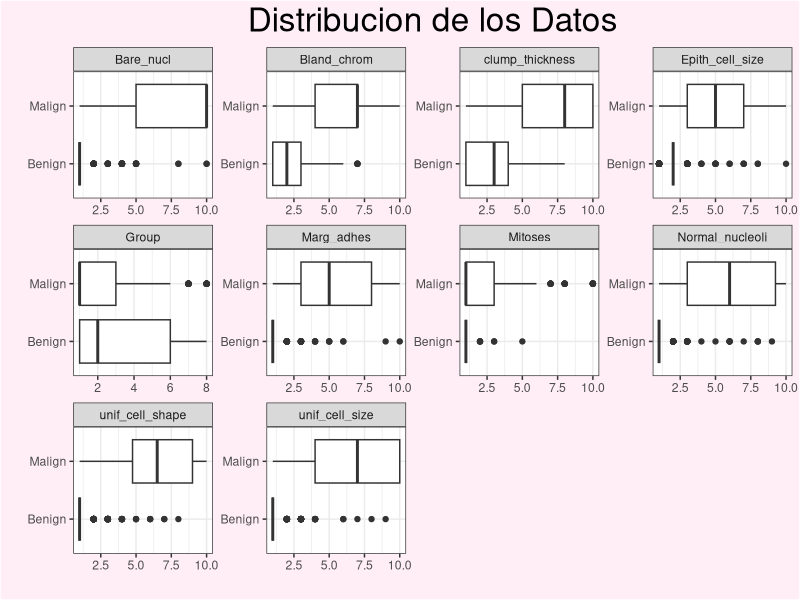
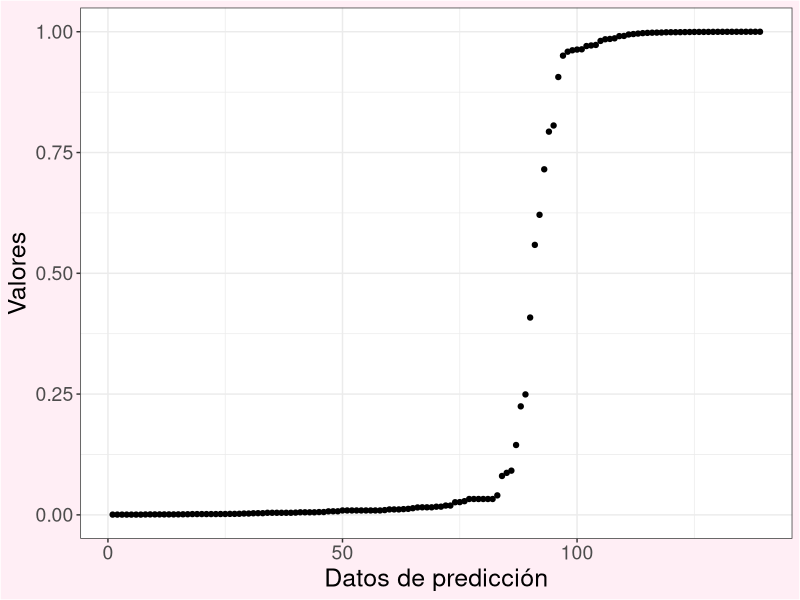
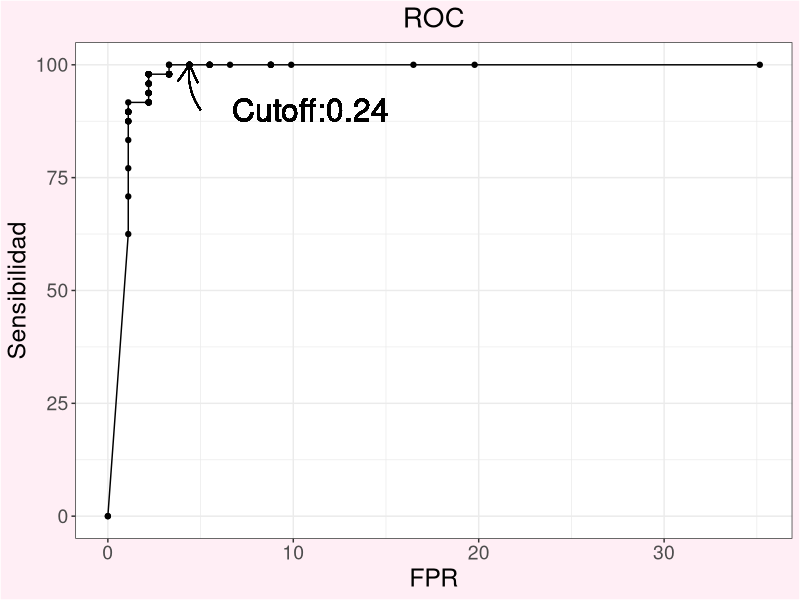
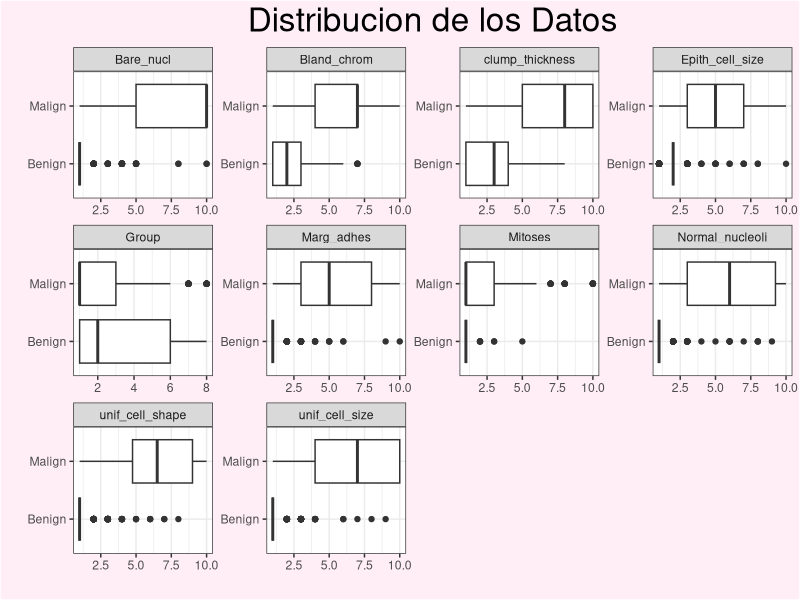
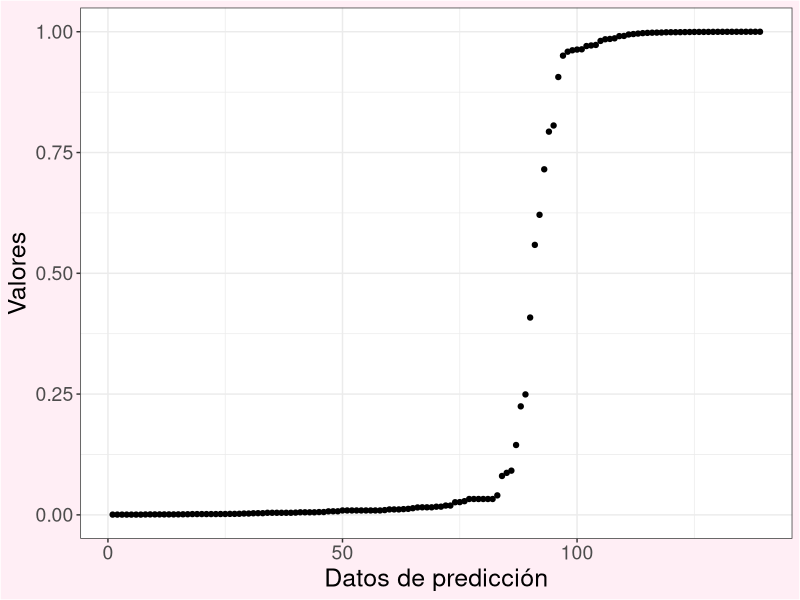
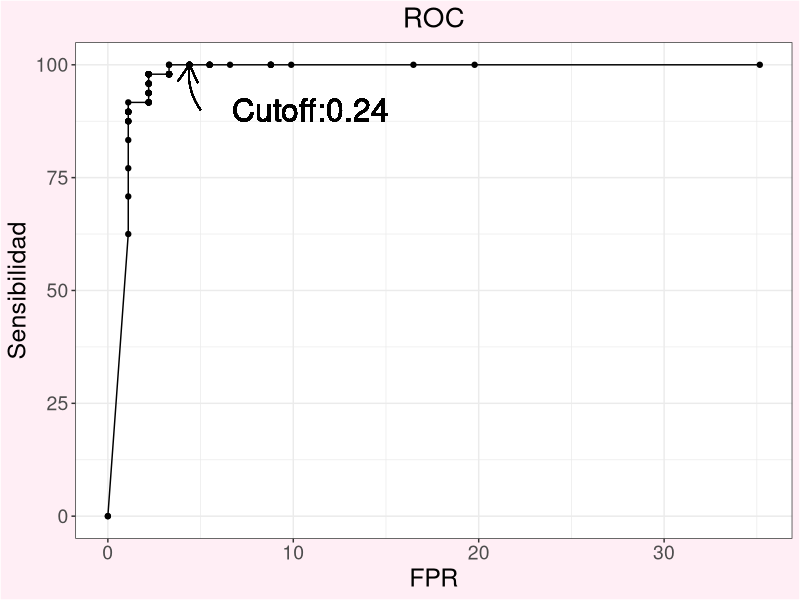

Generate these figures, in order, with R:
## ---- chunk 1
library(tidyverse)
library(ggplot2)
library(dplyr)
library(stringr)
library(MASS)
library(pROC)
## ---- chunk 2
raw_train=read.csv("../data/Breast_Cancer_train.data",sep = "_",header = FALSE)
raw_test <- read.csv("../data/Breast_Cancer_test_completo.csv")
## ---- chunk 3
#Funcion para extraer moda de un vector
moda=function(vector){
  return(as.numeric(names(which.max(table(unique(vector))))))
}

#Funcion para sacar los valores unicos que de un factor que superen mas del 10% de los valores totales, los cuales
#consideraremos como los autenticos valores del factor
factores=function(vector){
  threshold=round(length(vector))/10
  return(names(table(vector)[table(vector)>threshold]))
}

## ---- chunk 4

limpiar2=function(df,target){
  #Este vector almacenara filas que luego eliminaremos
  eliminar=vector()
  #Este for iterara por las columnas del data frame
  for (k in 2:length(colnames(df))){
    #Si la columna es numerica entra un for que itera por los datos de esa columna y cambia los datos si cumplen 
    #unas condiciones
    if (is.numeric(df[,k])==TRUE){

      for (r in 1:length(row.names(df))){
        #Si son NA los sustituye por la media de los valores de esa columna que no son NA.
        if (is.na(df[r,k])==1){

          df[r,k] <-round(mean(df[,k][is.na(df[,k])==0]))
        #Si son mayores de 10 asumimos que el segundo numero es erroneo. Dividimos por 10 y redondeamos.
        }else if(df[r,k]>10){
          df[r,k] <- round(df[r,k]/10)
        #Si son menores de 0 las conviertes en positivo
        }else if (df[r,k]<0){
          df[r,k]=-df[r,k]
        }
      }
    #Si en cambio esa columna es un factor habra codigio extra
    }else if(is.factor(df[,k])==TRUE){

      #Sacaremos los valores unicos que superen mas de X counts, que asumimos que son los niveles adecuados de 
      #ese factor
      levl=factores(df[,k])

      #transformamos en numerico la columna para poder operar
      df[,k] <- as.numeric(as.character(df[,k]))
      #El for itera por los valores de la columna
      for (r in 1:length(row.names(df))){
        if (is.na(df[r,k])==1){
          #Si es na lo sustituimos por la moda, ya que la media nos podria dar valores que no fuesen uno de los
          #niveles
          df[r,k] <-moda(df[,k][is.na(df[,k])==0])
          #Si es mayor de 10 dividimos por 10 y redondeamos igual que en el otro for
        }else if(df[r,k]>10){
          df[r,k] <- round(df[r,k]/10)
          #Si es un valor que no corresponde a los niveles del factor lo sustituyo por la moda.Si esa columna es el factor que queremos predecir la metemos el la lista de                 #eliminar ya que imputar tu target no seria adecuado
        }else if (!(df[r,k] %in% levl)){
          df[r,k] <-moda(df[,k][is.na(df[,k])==0])
          if (colnames(df)[k]==target){
            eliminar=append(eliminar,r) 
          }
         
        }
      }
      #lo vuelvo a convertir en factor
      df[,k] <- as.factor(df[,k])
      #le añado los niveles
      levels(df[,k]) <- levl
      
    }
    
  }
  
  df=df[!(seq(1,length(rownames(df))) %in% eliminar),]
    
  return(df)
}

## ---- chunk 5
#Arreglamos el train dataset
train_complete <- raw_train %>% mutate_all(~ str_replace_all(., "h", ""))
train_complete  <- as.data.frame(lapply(train_complete, as.numeric))
train_complete[,12] <- as.factor(train_complete[,12])
colnames(train_complete)=c("ID","clump_thickness","unif_cell_size","unif_cell_shape","Marg_adhes","Epith_cell_size","Bare_nucl","Bland_chrom","Normal_nucleoli","Mitoses","Group","class")
train_complete <- limpiar2(train_complete,"class")

#Arreglamos el test dataset
test_complete <- as.data.frame(lapply(raw_test,as.numeric))
test_complete[,12] <- as.factor(test_complete[,12])
colnames(test_complete)=c("ID","clump_thickness","unif_cell_size","unif_cell_shape","Marg_adhes","Epith_cell_size","Bare_nucl","Bland_chrom","Normal_nucleoli","Mitoses","Group","class")
test_complete <- limpiar2(test_complete,"class")

#Les cambiamos los niveles a las columnas del factor "class"
levels(train_complete$class) <- c("Benign","Malign")
levels(test_complete$class) <- c("Benign","Malign")

## ---- chunk 6
#Transformamos en formato long todas las variables menos "class"
train_long <- train_complete %>% dplyr::select(,-ID) %>% pivot_longer(cols=colnames(train_complete)[colnames(train_complete)!=c("ID","class")],names_to = "variable")

#Hacemos un grid con un boxplot para cada variable comparando las muestras "malign" y "benign"
distribucion_datos <- ggplot(train_long, aes(x=value,y=class)) +
  geom_boxplot()+
  facet_wrap(~variable, scales = "free",)+
  ggtitle("Distribucion de los Datos")+
  ylab("")+
  xlab("")+
  theme_bw()+
  theme(plot.title = element_text(hjust = 0.5, size = 24),plot.background = element_rect(rgb(255, 238, 245 , maxColorValue = 255)),)

png(filename = "../graphs/data_distribution.png",units = "cm",height = 15,width = 20,res = 500)
distribucion_datos
dev.off()
distribucion_datos
## ---- chunk 7
## Barajamos las filas del dataframe
train_complete<- train_complete[sample(1:length(row_number(train_complete))),]

tercio <- round(length(row_number(train_complete))/3)

##Dividimos el dataframe el tres partes con el mismo numero de filas
train_group1 <- train_complete[1:tercio,]
train_group2 <- train_complete[(tercio+1):(tercio*2),]
train_group3 <- train_complete[((tercio*2)+1):length(row_number(train_complete)),]

#Hacemos los distintos grupos para el cross validation
train_1=rbind(train_group1,train_group2)
test_1=train_group3

train_2=rbind(train_group1,train_group3)
test_2=train_group2

train_3=rbind(train_group3,train_group2)
test_3=train_group1
## ---- chunk 8
#El pvalue threshold por defecto es 0.05 pero se puede cambiar
stepwise_down=function(df,prediccion,p_value_threshold=0.05){
  i=1
  #Esta parte crea la formula inicial que se usara en el glm
  formula=paste0(prediccion,"~")
  resto_variables <-  colnames(df)[!(colnames(df)==prediccion)]
  for (name in 1:(length(resto_variables))){
    if (name==1){
      formula=paste0(formula,resto_variables[name])
    }else{
      formula=paste(formula,resto_variables[name],sep="+")
    }
    
  }
  
  #Inicializamos el for donde iremos quitando creando un glm y quitando la variable menos significativa en cada bucle
  for (step in 1:100){
    #Hacemos el glm
    modelo=glm(formula,df,family=(binomial(link="logit")))
    resumen=summary(modelo)
    lista=(2:length(rownames(resumen$coefficients)))
    #Quitamos el intercept del dataframe.
    resumen=resumen$coefficients[lista,]
    #Aislamos la variable con mayor p_value
    menos_influyente=rownames(resumen)[resumen[,4]==max(resumen[,4])]
    #Aislamos la primera variable de la formula
    primero_en_formula=unlist(str_split(str_remove(formula,paste0(prediccion,"~")),pattern = "\\+"))[1]
    #Si el p_value de la variable menos influyente es menor del threshold establecido se sale del for y se termina la funcion
    if(resumen[,4][resumen[,4]==max(resumen[,4])]<p_value_threshold){
      
      break
    }
    #Si la menos influyente es la primera la quitamos de la formula
    if (menos_influyente==primero_en_formula){
      formula=str_remove(formula,paste0(menos_influyente,"\\+"))
    #Si no es la primera la quitamos de una manera ligeramente distinta
    }else{
      formula=str_remove(formula,paste0("\\+",menos_influyente))
    }
    
    
  }
  #Devolvemos el modelo glm 
  return(modelo)
}

## ---- chunk 9

estadisticas=function(df,col_test,col_predic,variable_positive,variable_negative,show=TRUE){
  #Extramos una tabla con el numero de Benign y Malign en la columna de la variable que queremos predecir y el numero de la columna con las predicciones
  tabla=table(df[,col_test],df[,col_predic],dnn = c("true_value","predicction"))
  #Extramos los tipos de resultados de la tabla
  true_positives=tabla[variable_positive,variable_positive]
  true_negative=tabla[variable_negative,variable_negative]
  false_positive=tabla[variable_negative,variable_positive]
  false_negative=tabla[variable_positive,variable_negative]
  
  #Calculamos las estadisticas
  sensitivity=round((true_positives/(true_positives+false_negative))*100,2)
  specificity=round((true_negative/(true_negative+false_positive))*100,2)
  PPV=round((true_positives/(true_positives+false_positive))*100,2)
  NPV=round((true_negative/(true_negative+false_negative))*100,2)
  FPR=round((false_positive/(false_positive+true_negative))*100,2)
  FNR=round((false_negative/(false_negative+true_positives))*100,2)
  Accuracy=round(((true_positives+true_negative)/(true_negative+true_positives+false_negative+false_positive))*100,2)
  
  if (show==TRUE){
  #Hacemos el display de las estadisticas
  print(tabla)
  print(paste0("Sensitivity: ",sensitivity,"%"))
  print(paste0("Specificity: ",specificity,"%"))
  print(paste0("Positive Predictive Value: ", PPV,"%"))
  print(paste0("Negative Predictive Value: ",NPV,"%"))
  print(paste0("False Positive Rate: ",FPR,"%"))
  print(paste0("False Negative Rate: ",FNR,"%"))
  print(paste0("Accuracy: ",Accuracy,"%"))
  }
  
  #Agrupamos las estaditicas en un dataframe y lo devolvemos
  data=data.frame(sensitivity,specificity,PPV,NPV,FPR,FNR,Accuracy)
  row.names(data)="%"
  return(t(data))
}

## ---- chunk 10
ROC=function(df,col_test,col_predic,variable_positive,variable_negative){
  
  #Creamos vectores que almacenen la sensibilidad el FPR y el cutoff value en cada iteration del for
  sens=vector()
  FPR=vector()
  thresh=vector()
  #Cremos un for donde el cutoff value vaya incrementando de 0 a 1 en pasos de 0.01
  for(threshold in seq(0,1,0.01)){
    dataframe=df
    #Transformamos la columna de de predicciones que tiene probabilidades de 0 a 1 en "Benign" y "Malign" en base a si esa probabilidad supera el cutoff value
    dataframe[,col_predic]=ifelse(dataframe[,col_predic]<=threshold,0,1)
    dataframe[,col_predic]=as.factor( dataframe[,col_predic])
    levels( dataframe[,col_predic]) <- c(variable_negative,variable_positive)
    #Sacamos las estadisticas de ese dataframe
    esta=estadisticas(dataframe,col_test,col_predic,variable_positive,variable_negative,show=FALSE)
    #Metemos las estadisticas y el cutoff en los vectores
    thresh=append(thresh,threshold)
    sens=append(sens,esta[1,])
    FPR=append(FPR,esta[5,])
    
  }
  #Combinamos los vectores en un data frame y lo devolvemos
  resultados=as.data.frame(cbind(thresh,sens,FPR))
  return(resultados)
}
## ---- chunk 11
#Sacamos el modelo de cada grupo de entrenamiento
modelo1=stepwise_down(train_1,"class")
modelo2=stepwise_down(train_2,"class")
modelo3=stepwise_down(train_3,"class")


#Hacemos las predicciones y las redondeamos a 0 o 1 y les asignamos el nivel.
prediccion1=as.factor(round(predict(modelo1,test_1,type="response")))
levels(prediccion1) <- c("Benign","Malign")
prediccion2=as.factor(round(predict(modelo2,test_2,type="response")))
levels(prediccion2) <- c("Benign","Malign")
prediccion3=as.factor(round(predict(modelo3,test_3,type="response")))
levels(prediccion3) <- c("Benign","Malign")

#Sacamos las estadisticas
comparacion1 <- cbind(test_1,prediccion1)
estadisticas_cv1 <- estadisticas(comparacion1,"class","prediccion1","Malign","Benign",show=FALSE)

comparacion2<- cbind(test_2,prediccion2)
estadisticas_cv2 <- estadisticas(comparacion2,"class","prediccion2","Malign","Benign",show=FALSE)


comparacion3 <- cbind(test_3,prediccion3)
estadisticas_cv3 <- estadisticas(comparacion3,"class","prediccion3","Malign","Benign",show=FALSE)

print(cbind(estadisticas_cv1,estadisticas_cv2,estadisticas_cv3))






## ---- chunk 12
#Hacemos el stepwise y obtenemos el modelo
modelo_final=stepwise_down(train_complete,"class",p_value_threshold = 0.05)
summary(modelo_final)
#Predecimos si el tumor es maligno o no con los datos del test dataset
prediccion_final=predict(modelo_final,test_complete,type="response")
levels(prediccion_final) <- c("Benign","Malign")
#Esas predicciones las juntamos con el dataframe del test dataset
comparacion_final <- cbind(test_complete,prediccion_final)

#Con el objetivo de plotear las probabilidades que hemos predecido ordenamos el dataframe en funcion de esa columna
comparacion_final <- comparacion_final[order(comparacion_final$prediccion_final),]
comparacion_final <- cbind(comparacion_final,seq(1,length(rownames(comparacion_final))))
colnames(comparacion_final)[14] <- "indice"
#Ploteamos la columna de las predicciones
DIST=ggplot(comparacion_final,aes(x=indice,y=prediccion_final))+geom_point()+ylab("Valores")+xlab("Datos de predicción")+theme_bw()+theme(axis.title.x = element_text(size = 18),axis.title.y = element_text(size = 18),axis.text.x =element_text(size = 14),axis.text.y =element_text(size = 14),plot.background = element_rect(rgb(255, 238, 245 , maxColorValue = 255)))
png(filename = "../graphs/prediccion_distribucion.png",units = "cm",height = 15,width = 20,res = 500)
DIST
dev.off()
DIST

## ---- chunk 13
#Hacemos el ROC y lo ploteamos
roc=ROC(comparacion_final,"class","prediccion_final","Malign","Benign")
#Ordenamos el dataframe en funcion de la sensibilidad
roc=roc[order(roc$sens),]
#Ploteamos la sensibilidad contra el FPR
ROC=ggplot(roc,aes(x=FPR,y=sens))+geom_point()+geom_line()+ylab("Sensibilidad")+
  geom_text(aes(label = "Cutoff:0.24"), x = 5, y = 90, hjust = -0.2, vjust = 0.5,size=8)+ggtitle("ROC")+
  geom_curve(aes(x = 5, y = 90, xend = 4.4, yend = 100), 
             curvature = -0.2, 
             arrow = arrow(length = unit(0.2, "inches")))+
  theme_bw()+
  theme(axis.title.x = element_text(size = 18),axis.title.y = element_text(size = 18),axis.text.x =element_text(size = 14),axis.text.y =element_text(size = 14),plot.title = element_text(hjust = 0.5,size=20),plot.background = element_rect(rgb(255, 238, 245 , maxColorValue = 255)))
png(filename = "../graphs/ROC.png",units = "cm",height = 15,width = 20,res = 500)
ROC
dev.off()
ROC
#Vemos que el cutoff mas alto que tiene un 100% de sensibilidad es 0.24
cutoff=max(roc[roc$sens==100,][,1])

## ---- chunk 14
#Sacamos las estadisticas del modelo con el cutoff value de 0.24
comparacion_final[,"prediccion_final"]=as.factor(ifelse(comparacion_final[,"prediccion_final"]<=cutoff,0,1))
levels(comparacion_final[,"prediccion_final"])=c("Benign","Malign")
estats=estadisticas(comparacion_final,"class","prediccion_final","Malign","Benign",show=FALSE)
print(estats)



